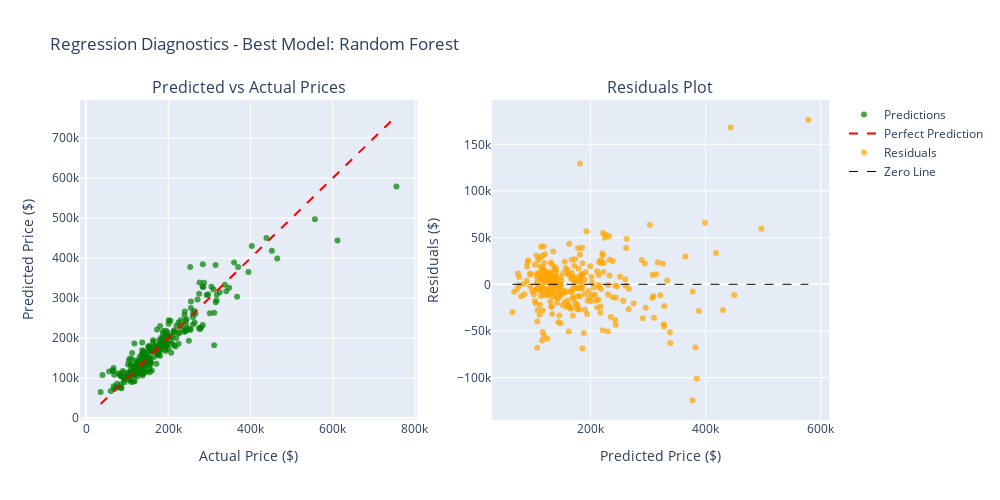

The notebook cell saved with this chart:
### Markdown cell above
## Best Model Visualisation

### Code cell
# Get best model and predictions
best_model = model_results[best_model_name]['model']
y_pred_best = model_results[best_model_name]['y_test_pred']

# Create subplot layout
fig = make_subplots(
    rows=1, cols=2,
    subplot_titles=[
        'Predicted vs Actual Prices',
        'Residuals Plot'
    ]
)

# Predicted vs Actual
fig.add_trace(
    go.Scatter(
        x=y_test,
        y=y_pred_best,
        mode='markers',
        name='Predictions',
        marker=dict(color='green', size=6, opacity=0.7)
    ),
    row=1, col=1
)

# Perfect prediction line
min_val = min(y_test.min(), y_pred_best.min())
max_val = max(y_test.max(), y_pred_best.max())
fig.add_trace(
    go.Scatter(
        x=[min_val, max_val],
        y=[min_val, max_val],
        mode='lines',
        name='Perfect Prediction',
        line=dict(color='red', dash='dash', width=2)
    ),
    row=1, col=1
)

# Residuals plot
residuals = y_test - y_pred_best
fig.add_trace(
    go.Scatter(
        x=y_pred_best,
        y=residuals,
        mode='markers',
        name='Residuals',
        marker=dict(color='orange', size=6, opacity=0.7)
    ),
    row=1, col=2
)

# Zero line for residuals
fig.add_trace(
    go.Scatter(
        x=[y_pred_best.min(), y_pred_best.max()],
        y=[0, 0],
        mode='lines',
        name='Zero Line',
        line=dict(color='black', dash='dash', width=1)
    ),
    row=1, col=2
)

# Update layout
fig.update_layout(
    height=500,
    width=1000,
    title_text=f"Regression Diagnostics - Best Model: {best_model_name}",
    showlegend=True
)

# Axis labels
fig.update_xaxes(title_text="Actual Price ($)", row=1, col=1)
fig.update_yaxes(title_text="Predicted Price ($)", row=1, col=1)
fig.update_xaxes(title_text="Predicted Price ($)", row=1, col=2)
fig.update_yaxes(title_text="Residuals ($)", row=1, col=2)

# Save as PNG
fig.write_image("random_forest_diagnostics.png")

fig.show()

### Figure 1 — Plotly figure (JSON) as saved in the notebook; plotly's stock layout.template omitted (floating-point values rounded to 4 significant figures; data arrays with more than 128 entries replaced by an {"elided": "..."} marker saying what was removed)
{"data": [{"marker": {"color": "green", "opacity": 0.7, "size": 6}, "mode": "markers", "name": "Predictions", "type": "scatter", "x": {"elided": "292 int values"}, "xaxis": "x", "y": {"elided": "292 float values"}, "yaxis": "y"}, {"line": {"color": "red", "dash": "dash", "width": 2}, "mode": "lines", "name": "Perfect Prediction", "type": "scatter", "x": [35311, 755000], "xaxis": "x", "y": [35311, 755000], "yaxis": "y"}, {"marker": {"color": "orange", "opacity": 0.7, "size": 6}, "mode": "markers", "name": "Residuals", "type": "scatter", "x": {"elided": "292 float values"}, "xaxis": "x2", "y": {"elided": "292 float values"}, "yaxis": "y2"}, {"line": {"color": "black", "dash": "dash", "width": 1}, "mode": "lines", "name": "Zero Line", "type": "scatter", "x": [65164, 578700.0], "xaxis": "x2", "y": [0, 0], "yaxis": "y2"}], "layout": {"annotations": [{"font": {"size": 16}, "showarrow": false, "text": "Predicted vs Actual Prices", "x": 0.225, "xanchor": "center", "xref": "paper", "y": 1, "yanchor": "bottom", "yref": "paper"}, {"font": {"size": 16}, "showarrow": false, "text": "Residuals Plot", "x": 0.775, "xanchor": "center", "xref": "paper", "y": 1, "yanchor": "bottom", "yref": "paper"}], "height": 500, "showlegend": true, "title": {"text": "Regression Diagnostics - Best Model: Random Forest"}, "width": 1000, "xaxis": {"anchor": "y", "autorange": true, "domain": [0, 0.45], "range": [-14910.0, 805200.0], "title": {"text": "Actual Price ($)"}, "type": "linear"}, "xaxis2": {"anchor": "y2", "autorange": true, "domain": [0.55, 1], "range": [29330.0, 614500.0], "title": {"text": "Predicted Price ($)"}, "type": "linear"}, "yaxis": {"anchor": "x", "autorange": true, "domain": [0, 1], "range": [-4672.0, 795000.0], "title": {"text": "Predicted Price ($)"}, "type": "linear"}, "yaxis2": {"anchor": "x2", "autorange": true, "domain": [0, 1], "range": [-145400.0, 197500.0], "title": {"text": "Residuals ($)"}, "type": "linear"}}}
